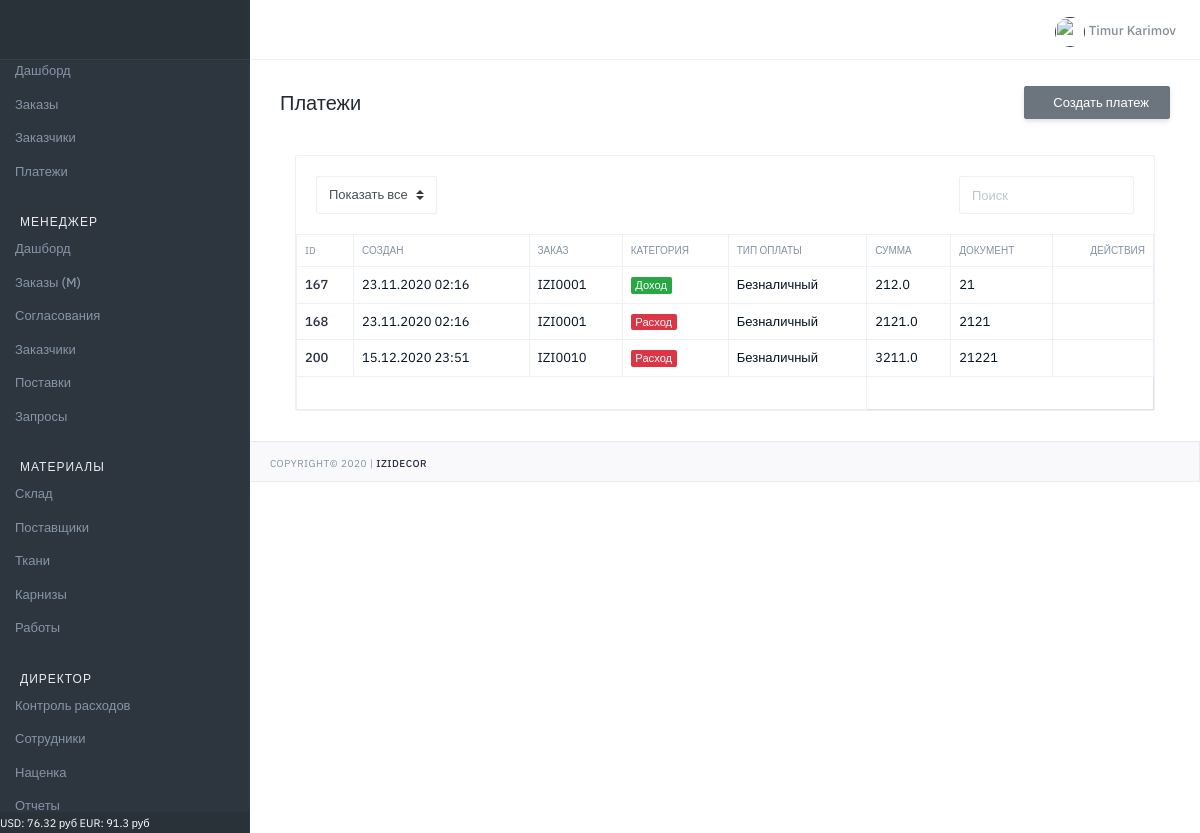
Page /izi/payments/list/ (signed in) on the earlier database version.
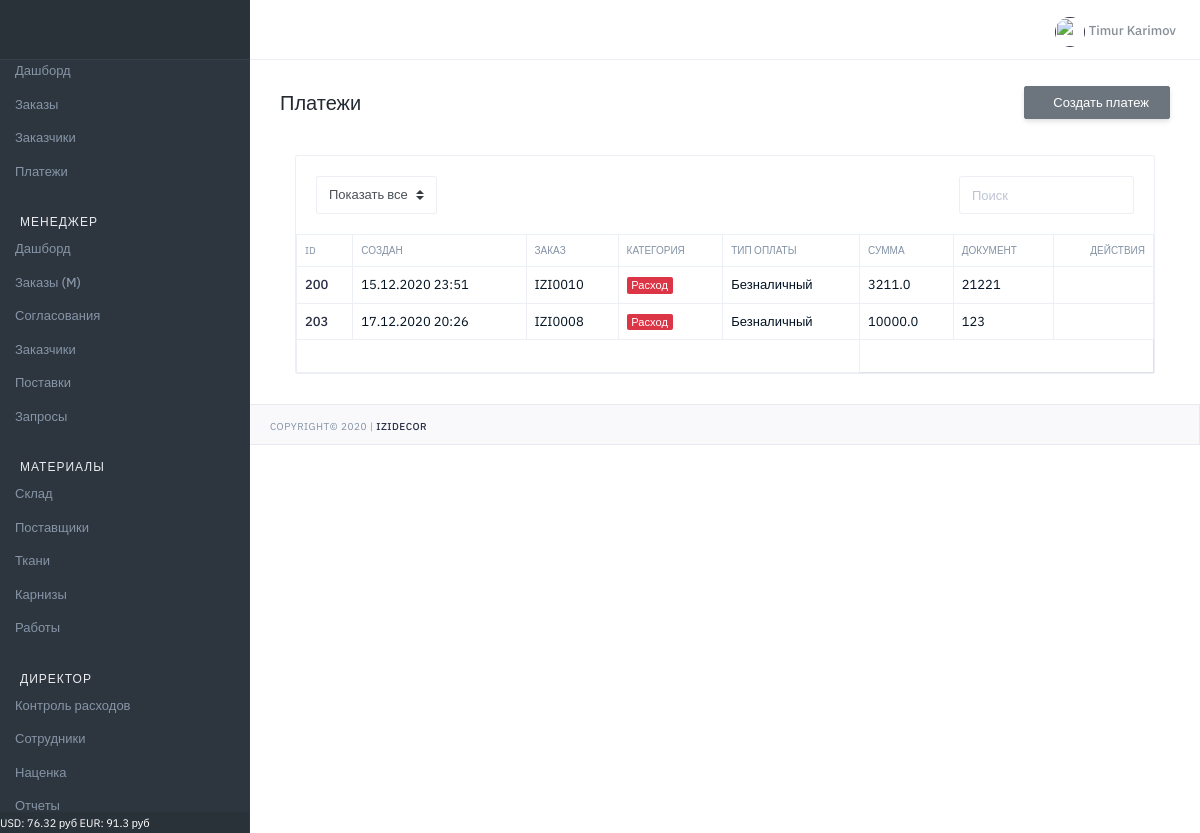
Same page on the later database version.
### orders/models.py (models this page shows, shortened)
class Payment(models.Model):
    TYPE_P = (
        (0, 'Доход'),
        (1, 'Расход'),
    )
    TYPE_PAYMENTS = (
        (0, 'Первичный аванс'),
        (1, 'Платеж'),
    )
    TYPE_MONEY = (
        (0, 'Безналичный'),
        (1, 'Наличный'),
    )
    name = models.CharField(verbose_name='Платеж', max_length=100, blank=True)
    category = models.ForeignKey(PaymentCategory, null=True, blank=True, on_delete=models.CASCADE, verbose_name='Категория')
    order = models.ForeignKey(Order, null=True, blank=True, on_delete=models.CASCADE, verbose_name='Заказ')
    customer = models.ForeignKey(Customer, null=True, blank=True, on_delete=models.CASCADE, verbose_name='Покупатель')
    type_money = models.IntegerField(verbose_name="Тип платежа", choices=TYPE_MONEY, default=0)
    price = models.FloatField(verbose_name="Сумма платежа", max_length=100, default=0)
    receipt = models.CharField(verbose_name='Чек', max_length=100)
    user = models.ForeignKey(User, on_delete=models.CASCADE, verbose_name='Пользователь', blank=True, null=True)
    date_created = models.DateTimeField(verbose_name='Дата создания', auto_now_add=True, null=True, blank=True)

class Order(models.Model):
    STATUS_V = (
        (0, 'Запланирован'),
        (1, 'КП подготовлено'),
        (2, 'КП утверждено'),
        (3, 'Договор подготовлен'),
        (4, 'Договор подписан'),
        (5, 'Аванс получен'),
        (6, 'Материалы заказаны'),
        (7, 'Материалы оплачены'),
        (8, 'Материалы отгружены'),
        (9, 'Работы заказаны'),
        (10, 'Заказ выдан'),
        (11, 'Архив'),
    )
    STATUS_CSS = (
        (0, 'secondary'),
        (1, 'secondary'),
        (2, 'secondary'),
        (3, 'info'),
        (4, 'info'),
        (5, 'primary'),
        (6, 'primary'),
        (7, 'primary'),
        (8, 'primary'),
        (9, 'primary'),
        (10, 'success'),
        (11, 'warning'),
    )
    STATUS_P = (
        (0, 0),
        (1, 10),
        (2, 20),
        (3, 30),
        (4, 40),
        (5, 50),
        (6, 60),
        (7, 70),
        (8, 80),
        (9, 90),
        (10, 100),
        (11, 0)
    )
    STATUS_V_T = (
        (0, 'Не заказаны'),
        (1, 'Заказаны'),
        (2, 'Оплачены'),
        (3, 'Отгружены'),
    )
    STATUS_V_D = (
        (0, 'Нет скидки'),
        (1, 'Не согласована'),
        (2, 'Согласована'),
        (3, 'Отказано'),
    )
    STATUS_V_D2 = (
        (0, 'Нет скидки'),
        (1, 'Ожидание согласования'),
        (2, 'Согласована'),
        (3, 'Отказано'),
        (4, 'Частичное согласование'),
    )
    number = models.CharField(verbose_name='Номер', max_length=100, blank=True, null=True, default=GetCountOrder)
    status = models.IntegerField(verbose_name='Статус', choices=STATUS_V, default=0)
    status_css = models.IntegerField(verbose_name='Статус', choices=STATUS_CSS, default=0)
    progress = models.IntegerField(verbose_name='Прогресс', choices=STATUS_P, default=0)
    textile_state = models.IntegerField(verbose_name='Состояние по текстилю', choices=STATUS_V_T, default=0)
    cornice_state = models.IntegerField(verbose_name='Состояние по карнизам', choices=STATUS_V_T, default=0)
    work_state = models.IntegerField(verbose_name='Состояние по работам', choices=STATUS_V_T, default=0)
    discount_status = models.IntegerField(verbose_name='Общий статус скидки', choices=STATUS_V_D2, default=0)
    discount_t = models.FloatField(verbose_name='Скидка к текстилю', max_length=100, blank=True, null=True, default=1)
    discount_t_s = models.IntegerField(verbose_name='Статус скидки', choices=STATUS_V_D, default=0)
    discount_c = models.FloatField(verbose_name='Скидка к карнизам', max_length=100, blank=True, null=True, default=1)
    discount_c_s = models.IntegerField(verbose_name='Статус скидки', choices=STATUS_V_D, default=0)
    discount_w = models.FloatField(verbose_name='Скидка к работам', max_length=100, blank=True, null=True, default=1)
    discount_w_s = models.IntegerField(verbose_name='Статус скидки', choices=STATUS_V_D, default=0)
    discount_view = models.IntegerField(verbose_name='Просмотр скидки', default=0)
    date_created = models.DateTimeField(verbose_name='Дата создания', auto_now_add=True, null=True)
    date_finished = models.DateField(verbose_name='Дата исполнения', blank=True, null=True)
    user = models.ForeignKey(User, on_delete=models.CASCADE, verbose_name='Пользователь', blank=True, null=True)
    user_view = models.IntegerField(verbose_name='Просмотр', default=0)

class PaymentCategory(models.Model):
    TYPE_P = (
        (0, 'Доход'),
        (1, 'Расход'),
    )
    name = models.CharField(verbose_name='Категория платежа', max_length=100, blank=True)
    type_p = models.IntegerField(verbose_name="Вид", choices=TYPE_P, default=0)

### common/views.py (the view)
# urls.py: path('payments/list/', PaymentsList, name="payments_list"),
@login_required(login_url='login')
def PaymentsList(request):
    qs = Payment.objects.filter(user=request.user)
    return render(request, 'common/payments.html', context={'qs': qs})

### main/template_tags/custom_tags.py (called while the page is built, shortened)
@register.filter(name='has_group')
def has_group(user, group_name):
    return user.groups.filter(name=group_name).exists()

@register.simple_tag()
def get_new_orders():
    result = Order.objects.filter(status__gte=5, user_view=0).count()
    return result

@register.simple_tag()
def get_discount():
    result = Order.objects.filter(status__lte=3, discount_status=1, discount_view=0).count()
    return result

@register.simple_tag()
def get_currency():
    usd = MarkupCurrency.objects.get(name='USD')
    eur = MarkupCurrency.objects.get(name='EUR')
    f = f'USD: {round(usd.value,2)} руб  EUR: {round(eur.value,2)} руб'
    return f

@register.simple_tag()
def get_finish_orders():
    result = Order.objects.filter(status=9).count()
    all_orders = Order.objects.filter(status=8)
    count_n = 0
    return result+count_n

### common/templates/common/payments.html (shortened to what the changed rows need)
{% extends "main/base.html" %}
{% block title_h1 %}Платежи{% endblock %}
{% block body_content %}
                     <div class="col-md-12 col-lg-12">
                        <div class="card mg-b-30">
                           <div class="card-body pd-0">
                              <table id="foo-filtering" class="table table-bordered table-hover toggle-circle" data-page-size="50">
                                  <thead class="tx-10 tx-uppercase">
                                     <tr>
                                        <th>ID</th>
                                         <th>Создан</th>
                                        <th>Заказ</th>
                                        <th>Категория</th>
                                        <th>Тип оплаты</th>
                                         <th>Сумма</th>
                                         <th>Документ</th>
                                        <th class="tx-right">Действия</th>
                                     </tr>
                                  </thead>
                                 <tbody>
                                    {% for q in qs %}
                                        <tr class="odd gradeX">
                                            <td><a href="">{{q.id}}</a></td>
                                            <td>{{q.date_created|date:'d.m.Y H:i'}}</td>
                                            <td>{{ q.order.number }}</td>
                                            <td>
                                                {% if q.category.type_p == 0 %}
                                                    <span class="badge badge-success">{{ q.category.get_type_p_display }}</span>
                                                {%else%}
                                                    <span class="badge badge-danger">{{ q.category.get_type_p_display }}</span>
                                                {%endif%}
                                            </td>
                                            <td>{{ q.get_type_money_display }}</td>
                                            <td>{{ q.price }}</td>
                                            <td>{{ q.receipt }}</td>
                                            <td class="tx-right">
                                                {% if q.category.type_p == 0 %}
                                                    <a href="{% url 'common:payment_edit' id=q.id %}"  title="" data-toggle="tooltip" data-original-title="Изменить"></a>
                                                {%endif%}
                                            </td>
                                        </tr>
                                    {% endfor %}
                                 </tbody>
                              </table>
                           </div>
                        </div>
                     </div>
{% endblock %}

Differences in the rows shown:
removed Payment: id "167", date_created "23.11.2020 02:16", order.number "IZI0001", category.type_p "Доход", type_money "Безналичный", price "212.0", receipt "21"
removed Payment: id "168", date_created "23.11.2020 02:16", order.number "IZI0001", category.type_p "Расход", type_money "Безналичный", price "2121.0", receipt "2121"
added Payment: id "203", date_created "17.12.2020 20:26", order.number "IZI0008", category.type_p "Расход", type_money "Безналичный", price "10000.0", receipt "123"
